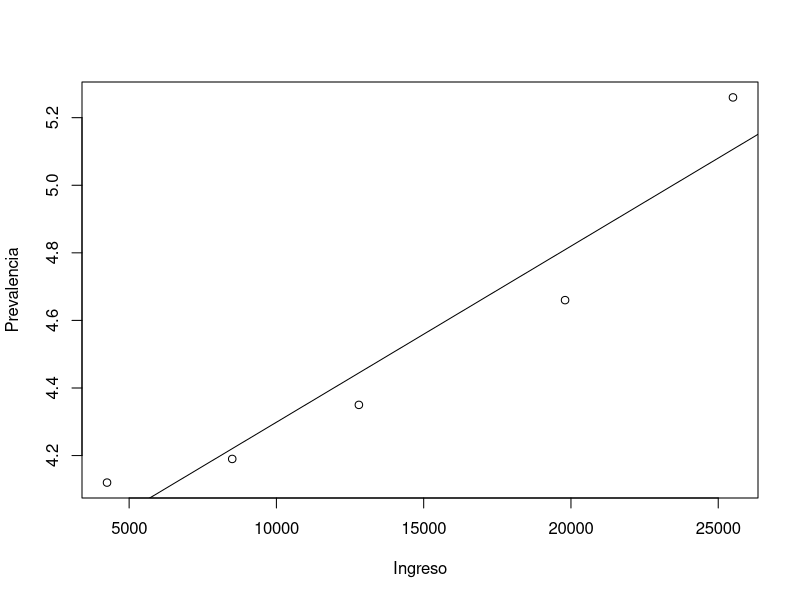

Recreate this plot in R.
## ---- chunk 1
Ingreso <- c(4250,8500,12800,19800,25500)

Prevalencia <- c(4.12,4.19,4.35,4.66,5.26)
## ---- chunk 2
cor(Ingreso,Prevalencia)
## ---- chunk 3
cor.test(Ingreso,Prevalencia)
## ---- chunk 4
plot(Ingreso,Prevalencia)

#Añdimos la linea de regresion

abline(lm(Prevalencia~Ingreso))
